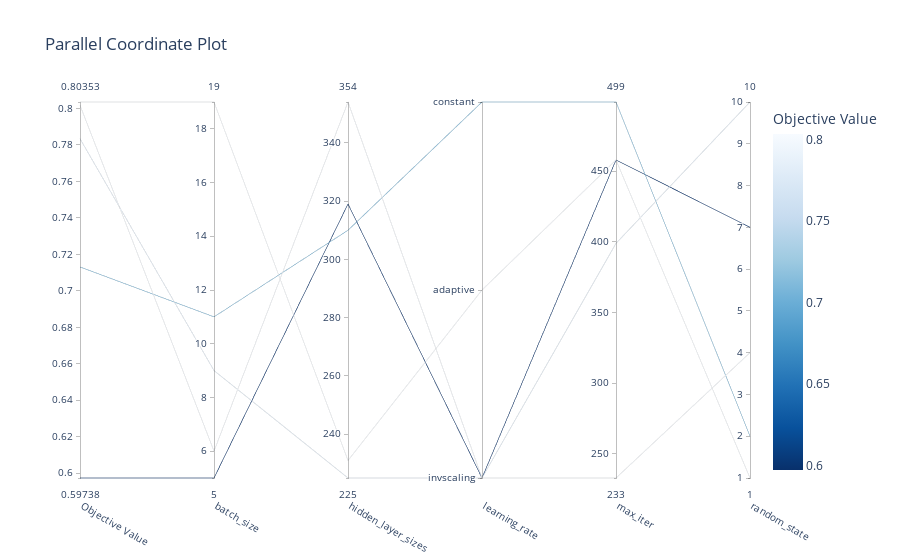

The cell this chart's notebook holds for it:
### Code cell
from matplotlib import pyplot as plt
fig_study = optuna.visualization.plot_parallel_coordinate(study_MLP, params=["hidden_layer_sizes", "learning_rate","random_state","max_iter","batch_size"])
fig_study.show()

### Figure 1 — Plotly figure (JSON) as saved in the notebook; plotly's stock layout.template omitted (floating-point values rounded to 4 significant figures)
{"data": [{"dimensions": [{"label": "Objective Value", "range": [0.5974, 0.8035], "values": [0.8018, 0.8035, 0.5974, 0.7834, 0.7131]}, {"label": "batch_size", "range": [5, 19], "values": [6, 19, 5, 9, 11]}, {"label": "hidden_layer_sizes", "range": [225, 354], "values": [354, 231, 319, 225, 310]}, {"label": "learning_rate", "range": [0, 2], "ticktext": ["invscaling", "adaptive", "constant"], "tickvals": [0, 1, 2], "values": [0, 1, 0, 0, 2]}, {"label": "max_iter", "range": [233, 499], "values": [233, 458, 458, 399, 499]}, {"label": "random_state", "range": [1, 10], "values": [4, 1, 7, 10, 2]}], "labelangle": 30, "labelside": "bottom", "line": {"color": [0.8018, 0.8035, 0.5974, 0.7834, 0.7131], "colorbar": {"title": {"text": "Objective Value"}}, "colorscale": [[0, "rgb(247,251,255)"], [0.125, "rgb(222,235,247)"], [0.25, "rgb(198,219,239)"], [0.375, "rgb(158,202,225)"], [0.5, "rgb(107,174,214)"], [0.625, "rgb(66,146,198)"], [0.75, "rgb(33,113,181)"], [0.875, "rgb(8,81,156)"], [1, "rgb(8,48,107)"]], "reversescale": true, "showscale": true}, "type": "parcoords"}], "layout": {"title": {"text": "Parallel Coordinate Plot"}}}
